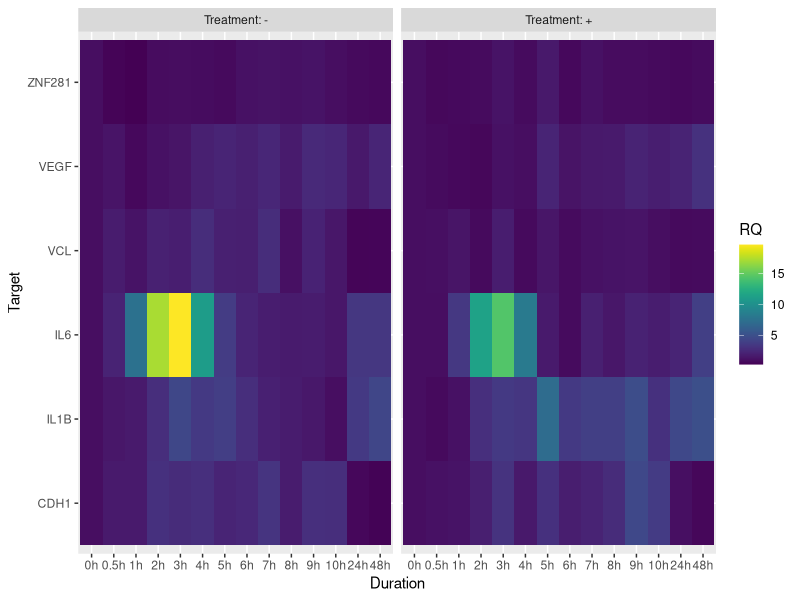
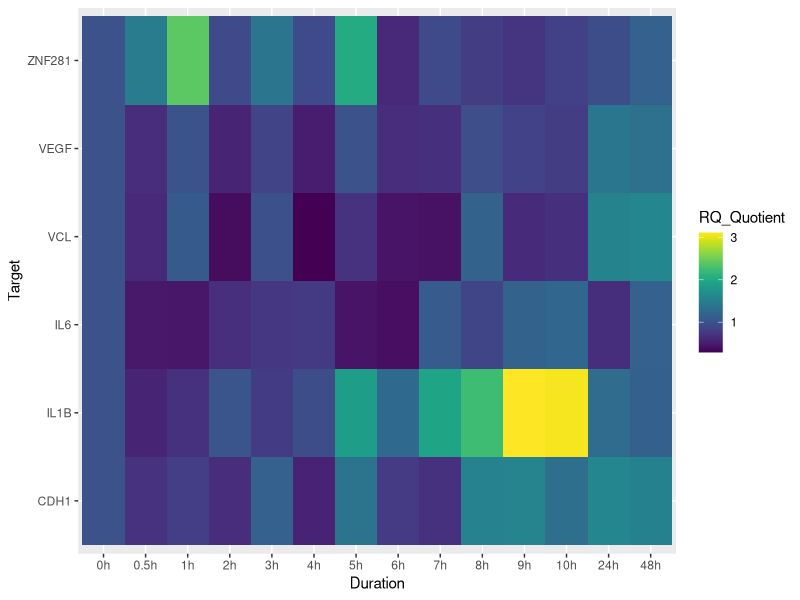
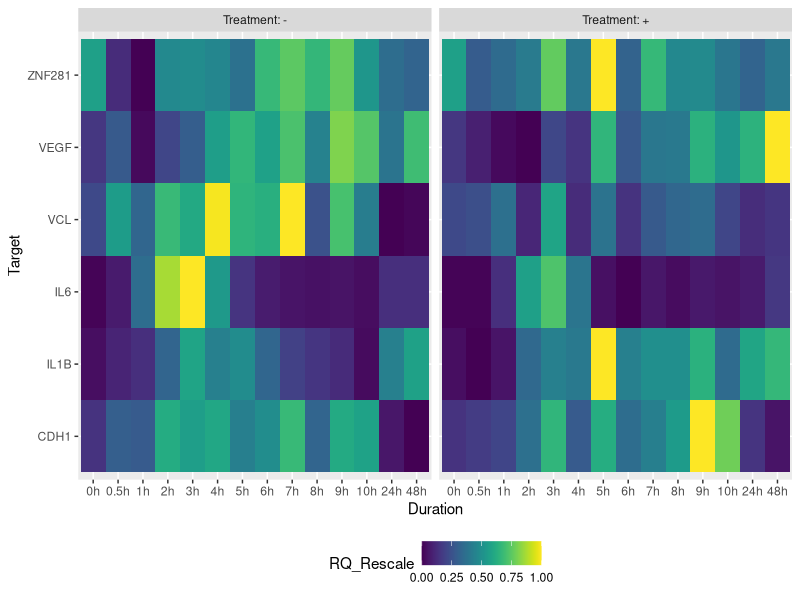

Here is the R script that generated these plots, in order:
## ---- chunk 1
knitr::opts_chunk$set(echo = TRUE, collapse = TRUE, message = FALSE, warning = FALSE, fig.height = 3)
## ---- chunk 2
library(readr)
library(dplyr)

qPCR <- read_csv("./qPCR_Processed.csv") %>%
  mutate_at(vars(Duration, Treatment, Target), funs(factor(., levels = unique(.))))

head(qPCR)
## ---- chunk 3
library(ggplot2)

ggplot(qPCR, aes(Duration, Target, fill = RQ)) +
  geom_tile() +
  facet_wrap(~ Treatment, ncol = 2, labeller = label_both) +
  viridis::scale_fill_viridis()
## ---- chunk 4
qPCR <- qPCR %>%
  group_by(Target, Duration) %>%
  mutate(RQ_Quotient = RQ[Treatment == "+"] / RQ[Treatment == "-"])

ggplot(qPCR, aes(Duration, Target, fill = RQ_Quotient)) +
  geom_tile() +
  viridis::scale_fill_viridis()
## ---- chunk 5
qPCR <- qPCR %>%
  group_by(Target) %>%
  mutate(RQ_Rescale = scales::rescale(RQ)) %>%
  ungroup()

ggplot(qPCR, aes(Duration, Target, fill = RQ_Rescale)) +
  geom_tile() +
  facet_wrap(~ Treatment, ncol = 2, labeller = label_both) +
  viridis::scale_fill_viridis() +
  theme(legend.position = "bottom")
